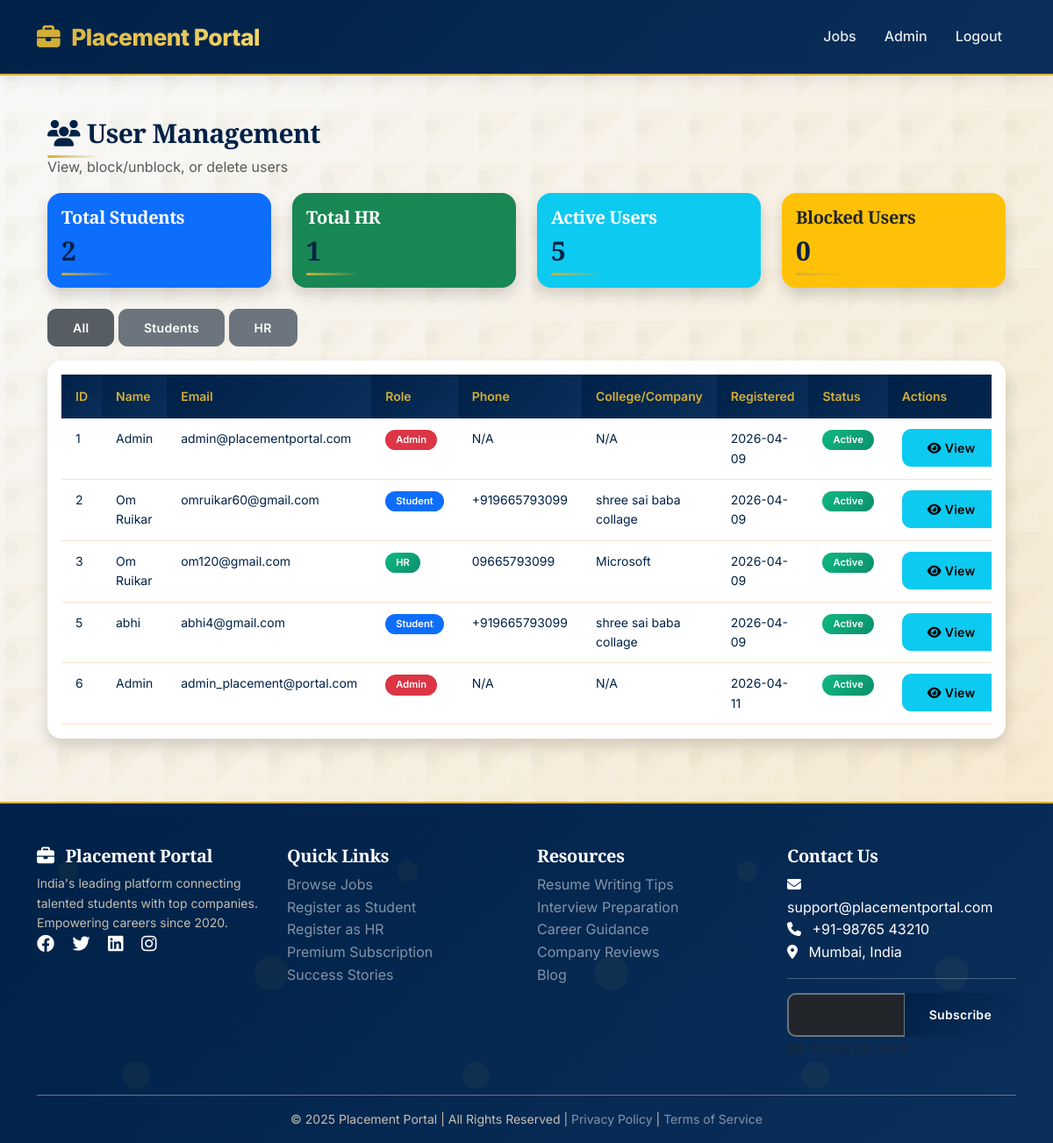
Page /admin/users (signed in) on the committed database.
### models.py (models this page shows, shortened)
class User(UserMixin, db.Model):
    __tablename__ = 'users'
    id = db.Column(db.Integer, primary_key=True)
    email = db.Column(db.String(120), unique=True, nullable=False)
    password_hash = db.Column(db.String(200), nullable=False)
    full_name = db.Column(db.String(100), nullable=False)
    phone = db.Column(db.String(15))
    role = db.Column(db.String(20), default='student')  # student, hr, admin
    is_active = db.Column(db.Boolean, default=True)
    is_subscribed = db.Column(db.Boolean, default=False)
    subscription_end_date = db.Column(db.DateTime)
    created_at = db.Column(db.DateTime, default=datetime.utcnow)
    profile_picture = db.Column(db.String(200))
    college = db.Column(db.String(200))
    course = db.Column(db.String(100))
    graduation_year = db.Column(db.Integer)
    bio = db.Column(db.Text)
    resume_path = db.Column(db.String(200))
    resume_parsed_data = db.Column(db.Text)  # JSON
    skills = db.Column(db.Text)
    experience = db.Column(db.Text)
    company_name = db.Column(db.String(200))
    company_website = db.Column(db.String(500))
    company_description = db.Column(db.Text)
    industry = db.Column(db.String(100))
    designation = db.Column(db.String(100))
    company_logo = db.Column(db.String(200))

### app.py (the view)
@app.route('/admin/users')
@login_required
def admin_users():
    if current_user.role != 'admin':
        return redirect(url_for('index'))
    role_filter = request.args.get('role', 'all')
    if role_filter == 'student':
        users = User.query.filter_by(role='student').all()
    elif role_filter == 'hr':
        users = User.query.filter_by(role='hr').all()
    else:
        users = User.query.all()
    total_students = User.query.filter_by(role='student').count()
    total_hr = User.query.filter_by(role='hr').count()
    total_active = User.query.filter_by(is_active=True).count()
    total_blocked = User.query.filter_by(is_active=False).count()
    return render_template('admin_users.html',
                         users=users,
                         total_students=total_students,
                         total_hr=total_hr,
                         total_active=total_active,
                         total_blocked=total_blocked,
                         role_filter=role_filter)

### app.py (called while the page is built)
@login_manager.user_loader
def load_user(user_id):
    return User.query.get(int(user_id))

### templates/admin_users.html (shortened to what this page needs)
{% extends "base.html" %}
{% block content %}
<div class="container-fluid py-4">
    <h2><i class="fas fa-users me-2"></i>User Management</h2>
    <p class="text-muted">View, block/unblock, or delete users</p>
    <div class="row mb-4">
        <div class="col-md-3">
            <div class="card bg-primary text-white shadow">
                <div class="card-body">
                    <h5>Total Students</h5>
                    <h2>{{ total_students }}</h2>
                </div>
            </div>
        </div>
        <div class="col-md-3">
            <div class="card bg-success text-white shadow">
                <div class="card-body">
                    <h5>Total HR</h5>
                    <h2>{{ total_hr }}</h2>
                </div>
            </div>
        </div>
        <div class="col-md-3">
            <div class="card bg-info text-white shadow">
                <div class="card-body">
                    <h5>Active Users</h5>
                    <h2>{{ total_active }}</h2>
                </div>
            </div>
        </div>
        <div class="col-md-3">
            <div class="card bg-warning text-dark shadow">
                <div class="card-body">
                    <h5>Blocked Users</h5>
                    <h2>{{ total_blocked }}</h2>
                </div>
            </div>
        </div>
    </div>
    <div class="mb-3">
        <a href="{{ url_for('admin_users', role='all') }}" class="btn btn-secondary {% if role_filter == 'all' %}active{% endif %}">All</a>
        <a href="{{ url_for('admin_users', role='student') }}" class="btn btn-secondary {% if role_filter == 'student' %}active{% endif %}">Students</a>
        <a href="{{ url_for('admin_users', role='hr') }}" class="btn btn-secondary {% if role_filter == 'hr' %}active{% endif %}">HR</a>
    </div>
    <div class="card shadow">
        <div class="card-body">
            <div class="table-responsive">
                <table class="table table-hover">
                    <thead>
                        <tr>
                            <th>ID</th>
                            <th>Name</th>
                            <th>Email</th>
                            <th>Role</th>
                            <th>Phone</th>
                            <th>College/Company</th>
                            <th>Registered</th>
                            <th>Status</th>
                            <th>Actions</th>
                        </tr>
                    </thead>
                    <tbody>
                        {% for user in users %}
                        <tr>
                            <td>{{ user.id }}</td>
                            <td>{{ user.full_name or 'N/A' }}</td>
                            <td>{{ user.email }}</td>
                            <td>
                                {% if user.role == 'student' %}
                                    <span class="badge bg-primary">Student</span>
                                {% elif user.role == 'hr' %}
                                    <span class="badge bg-success">HR</span>
                                {% else %}
                                    <span class="badge bg-danger">Admin</span>
                                {% endif %}
                            </td>
                            <td>{{ user.phone or 'N/A' }}</td>
                            <td>
                                {% if user.role == 'student' %}
                                    {{ user.college or 'N/A' }}
                                {% else %}
                                    {{ user.company_name or 'N/A' }}
                                {% endif %}
                            </td>
                            <td>{{ user.created_at.strftime('%Y-%m-%d') if user.created_at else 'N/A' }}</td>
                            <td>
                                {% if user.is_active %}
                                    <span class="badge bg-success">Active</span>
                                {% else %}
                                    <span class="badge bg-danger">Blocked</span>
                                {% endif %}
                            </td>
                            <td>
                                <div class="btn-group btn-group-sm">
                                    <a href="{{ url_for('admin_user_detail', user_id=user.id) }}" class="btn btn-info">
                                        <i class="fas fa-eye"></i> View
                                    </a>
                                </div>
                            </td>
                        </tr>
                        {% else %}
                        <tr>
                            <td colspan="9" class="text-center">No users found.{% endfor %}
                    </tbody>
                </table>
            </div>
        </div>
    </div>
</div>
{% endblock %}

### static/style.css (style rules this page uses)
:root { --navy-deep: #002147; --navy-dark: #001a3a; --navy-light: #0a2f5a; --navy-soft: #1a3d6e; --gold-primary: #D4AF37; --gold-dark: #B8960F; --gold-light: #F5D76E; --gold-soft: #F9E8B5; --cream: #F5E6CA; --cream-dark: #E8D5B0; --white: #FFFFFF; --white-soft: #FEFEFE; --gray-light: #F8F9FA; --gray: #6C757D; --gray-dark: #343A40; --success: #10B981; --success-light: #D1FAE5; --danger: #EF4444; --danger-light: #FEE2E2; --warning: #F59E0B; --warning-light: #FEF3C7; --info: #3B82F6; --shadow-sm: 0 2px 8px rgba(0, 33, 71, 0.04); --shadow-md: 0 4px 20px rgba(0, 33, 71, 0.08); --shadow-lg: 0 8px 32px rgba(0, 33, 71, 0.12); --shadow-gold: 0 4px 20px rgba(212, 175, 55, 0.2); --shadow-gold-lg: 0 8px 32px rgba(212, 175, 55, 0.25); --shadow-gold-hover: 0 12px 40px rgba(212, 175, 55, 0.3); --radius-sm: 6px; --radius-md: 10px; --radius-lg: 16px; --radius-xl: 24px; --radius-2xl: 32px; --transition-fast: 0.2s cubic-bezier(0.4, 0, 0.2, 1); --transition-normal: 0.3s cubic-bezier(0.4, 0, 0.2, 1); --transition-slow: 0.5s cubic-bezier(0.4, 0, 0.2, 1); --glass-bg: rgba(255, 255, 255, 0.95); --glass-border: rgba(212, 175, 55, 0.2); }
* { margin: 0; padding: 0; box-sizing: border-box; }
body { font-family: 'Inter', -apple-system, BlinkMacSystemFont, 'Segoe UI', sans-serif; background: linear-gradient(135deg, var(--gray-light) 0%, var(--cream) 100%); color: var(--navy-deep); line-height: 1.6; min-height: 100vh; position: relative; }
body::before { content: ''; position: fixed; top: 0; left: 0; width: 100%; height: 100%; background-repeat: repeat; background-size: 60px; pointer-events: none; z-index: -1; }
h1, h2, h3, h4, h5, h6 { font-family: 'Playfair Display', 'Inter', serif; font-weight: 700; letter-spacing: -0.02em; }
h2 { font-size: 1.875rem; position: relative; display: inline-block; color: var(--navy-deep); }
h2:after { content: ''; position: absolute; bottom: -10px; left: 0; width: 60px; height: 3px; background: linear-gradient(90deg, var(--gold-primary), transparent); border-radius: 3px; }
.btn { padding: 10px 28px; font-weight: 600; border-radius: var(--radius-md); transition: var(--transition-normal); letter-spacing: 0.3px; font-size: 0.875rem; position: relative; overflow: hidden; z-index: 1; }
.btn:before { content: ''; position: absolute; top: 50%; left: 50%; width: 0; height: 0; background: rgba(255, 215, 0, 0.2); border-radius: 50%; transform: translate(-50%, -50%); transition: width 0.6s, height 0.6s; z-index: -1; }
.card { border: none; border-radius: var(--radius-lg); background: var(--white); box-shadow: var(--shadow-sm); transition: var(--transition-normal); overflow: hidden; position: relative; }
.card:before { content: ''; position: absolute; top: 0; left: 0; width: 100%; height: 4px; background: linear-gradient(90deg, var(--gold-primary), var(--navy-deep), var(--gold-primary)); transform: scaleX(0); transition: var(--transition-normal); z-index: 1; }
.table { margin-bottom: 0; }
.table thead th { background: linear-gradient(135deg, var(--navy-deep) 0%, var(--navy-light) 100%); color: var(--gold-primary); border: none; padding: 14px 16px; font-weight: 600; font-size: 0.875rem; }
.table tbody td { padding: 12px 16px; border-bottom: 1px solid var(--cream); color: var(--navy-deep); font-size: 0.875rem; }
.table tbody tr { transition: var(--transition-fast); }
.badge { padding: 6px 12px; font-weight: 600; border-radius: 20px; font-size: 0.7rem; }
.badge.bg-success { background: linear-gradient(135deg, var(--success) 0%, #0B8F6E 100%) !important; }
.card, .job-card, .stat-card { animation: fadeInUp 0.5s ease forwards; }
.card:nth-child(1) { animation-delay: 0.05s; }
.card:nth-child(5) { animation-delay: 0.25s; }
.btn-group-sm > .btn { white-space: nowrap; }

### templates/admin_users.html (style rules this page uses)
.btn-group-sm > .btn { white-space: nowrap; }

### rows in the picture
User: id "1", full_name "Admin", email "admin@placementportal.com", role "Admin", phone "N/A", company_name "N/A", created_at "2026-04-09", is_active "Active"
User: id "2", full_name "Om Ruikar", email "omruikar60@gmail.com", role "Student", phone "+919665793099", college "shree sai baba collage", created_at "2026-04-09", is_active "Active"
User: id "3", full_name "Om Ruikar", email "om120@gmail.com", role "HR", phone "09665793099", company_name "Microsoft", created_at "2026-04-09", is_active "Active"
User: id "5", full_name "abhi", email "abhi4@gmail.com", role "Student", phone "+919665793099", college "shree sai baba collage", created_at "2026-04-09", is_active "Active"
User: id "6", full_name "Admin", email "admin_placement@portal.com", role "Admin", phone "N/A", company_name "N/A", created_at "2026-04-11", is_active "Active"

### other values in the picture
{{ total_students }} "2"
{{ total_hr }} "1"
{{ total_active }} "5"
{{ total_blocked }} "0"
